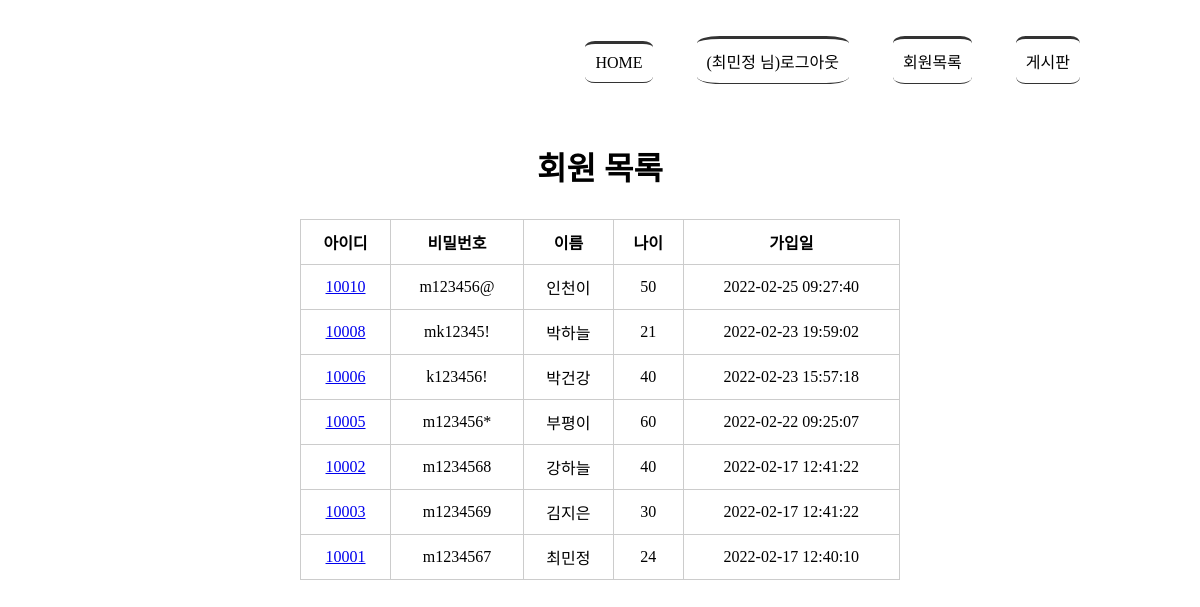
Page /memberlist/ (signed in) on the committed database.
### tables this page shows
CREATE TABLE member(
            mid char(5) PRIMARY KEY,
            passwd char(8) NOT NULL,
            name text NOT NULL,
            age integer,
            regDate timestamp date DEFAULT (datetime('now','localtime'))
            );

### app.py (the view)
@app.route('/memberlist/')
def memberlist():
    rs = select_member()
    return render_template('memberlist.html', rs = rs)

### model/model_member.py (called while the page is built)
def getconn():
    conn = sqlite3.connect("./members.db")
    return conn

def select_member():
    conn = getconn()
    cur = conn.cursor()
    sql = "SELECT * FROM member ORDER BY regDate DESC"
    cur.execute(sql)
    rs = cur.fetchall()
    conn.close()
    return rs

### templates/memberlist.html (shortened to what this page needs)
<!DOCTYPE html>
<html lang="en">
<head>
    <link rel="stylesheet" href="{{ url_for('static',filename='style.css')}}">
</head>
<body>
    <div id="container">
        {% include 'navbar.html' %}
        <section>
            <h1>회원 목록</h1>
            <table>
                <tr>
                    <th>아이디</th><th>비밀번호</th><th>이름</th><th>나이</th><th>가입일</th>
                </tr>
                {% for i in rs %}
                <tr>
                    <td><a href="{{ url_for('member_view', id=i[0]) }}">{{ i[0] }}</a></td>
                    <td>{{ i[1] }}</td>
                    <td>{{ i[2] }}</td>
                    <td>{{ i[3] }}</td>
                    <td>{{ i[4] }}</td>
                </tr>
                {% endfor %}
            </table>
        </section>
    </div>
</body>
</html>

### templates/navbar.html
<header>
        <nav>
             <ul>
                 {% if session %}
                 <li><a href="{{ url_for('index')}}"> HOME</a></li>
                 <li><a href="{{ url_for('logout')}}">({{ session['userName']}} 님)로그아웃 </a></li>
                 <li><a href="{{ url_for('memberlist')}}"> 회원목록 </a></li>
                 <li><a href="{{ url_for('boardlist')}}"> 게시판 </a></li>
                 {% else %}
                 <li><a href="{{ url_for('index')}}"> HOME</a></li>
                 <li><a href="{{ url_for('login')}}"> 로그인 </a></li>
                 <li><a href="{{ url_for('register')}}"> 회원가입 </a></li>
                 <li><a href="{{ url_for('boardlist')}}"> 게시판 </a></li>
                 {% endif %}
             </ul>
        </nav>
</header>

### static/style.css (style rules this page uses)
#container { width: 1000px; margin: 0 auto; }
header { height: 100px; }
nav ul { list-style: none; text-align: right; }
nav ul li { display: inline-block; margin: 20px; border-top: 3px solid #333; padding: 10px; border-bottom: 1px solid #333; border-radius:15%; }
nav ul li a { text-decoration: none; color: #000; }
section { text-align: center; }
section h1 { font-size: 2em; margin-bottom: 30px; }
section table { width: 600px; margin: 0 auto; border-collapse: collapse; }
section table, th, td { border: 1px solid #ccc; padding: 10px }

### rows in the picture
member: userName "최민정", mid "10001", passwd "m1234567", name "최민정", age "24", regDate "2022-02-17 12:40:10"
member: mid "10010", passwd "m123456@", name "인천이", age "50", regDate "2022-02-25 09:27:40"
member: mid "10008", passwd "mk12345!", name "박하늘", age "21", regDate "2022-02-23 19:59:02"
member: mid "10006", passwd "k123456!", name "박건강", age "40", regDate "2022-02-23 15:57:18"
member: mid "10005", passwd "m123456*", name "부평이", age "60", regDate "2022-02-22 09:25:07"
member: mid "10002", passwd "m1234568", name "강하늘", age "40", regDate "2022-02-17 12:41:22"
member: mid "10003", passwd "m1234569", name "김지은", age "30", regDate "2022-02-17 12:41:22"
